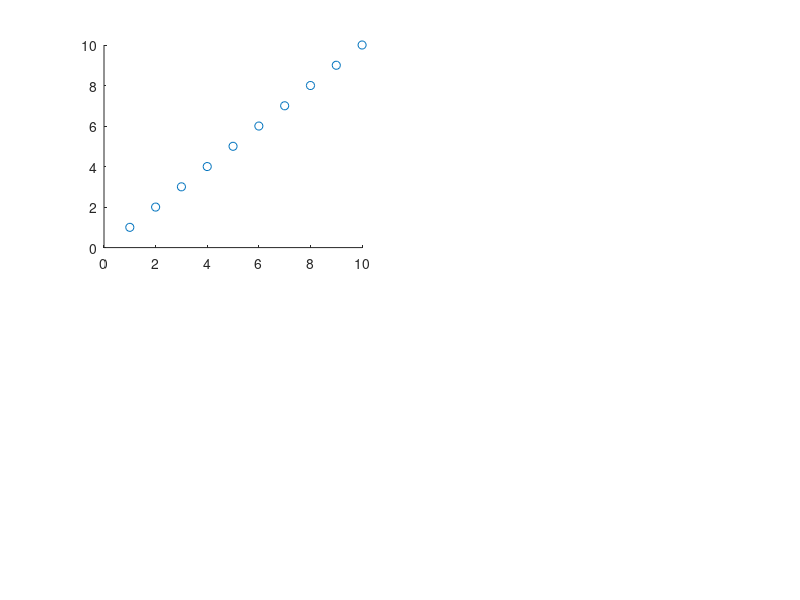

This chart was generated by the following MATLAB code: (Note: this script raises an error after producing the figure.)

try
    figure('Color', 'w');
    subplot(2,2,1);
    scatter(1:10, 1:10);
    plot_lineEq();
    title('Default');

    subplot(2,2,2);
    scatter(randn(100,1), randn(100,1));
    h = plot_lineEq('lineStyle', '-r', 'flgZero', false);
    title('Random Data, Red Line, No Zero');

    subplot(2,2,3);
    scatter([1, 100], [1, 50]);
    plot_lineEq('lims', 150);
    title('Explicit Lims');

    subplot(2,2,4);
    plot_lineEq();
    title('Empty Axes');
    
    fprintf('Test Passed!\n');
catch ME
    fprintf('Test Failed: %s\n', ME.message);
    rethrow(ME);
end
